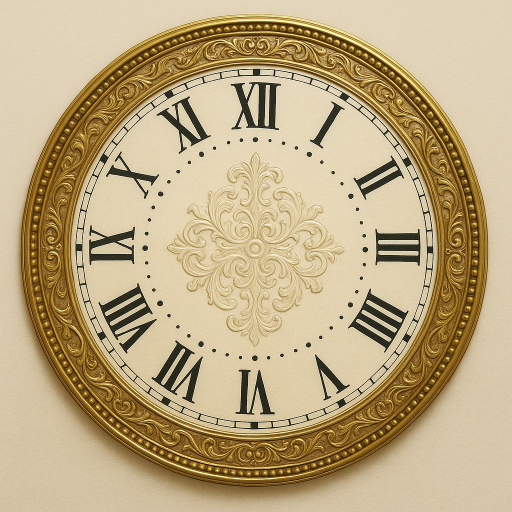
#> input picture clock_face.png, 1024 x 1024 px (shown at 1/2 size)
$ python clock_pil.py
#> lines starting #> are read from the running program, lines starting #| are printed output that depends on the picture
import tkinter as tk
import numpy as np
from PIL import Image, ImageTk


class ClockGUI:
    def __init__(self, root):
        self.root = root
        self.root.title("Clock")

        # Load clock face and determine window size
        self.clock_face = Image.open('clock_face.png')
#> self.clock_face is the input picture: PIL image 1024x1024 RGB; mean R, G, B 188.5, 168.2, 129
        self.face_width, self.face_height = self.clock_face.size
#> self.face_width = 1024; self.face_height = 1024
        self.face_center = (512, 497)

        # Load and extract hands from clock_hands.png
        hands_image = Image.open('clock_hands.png')
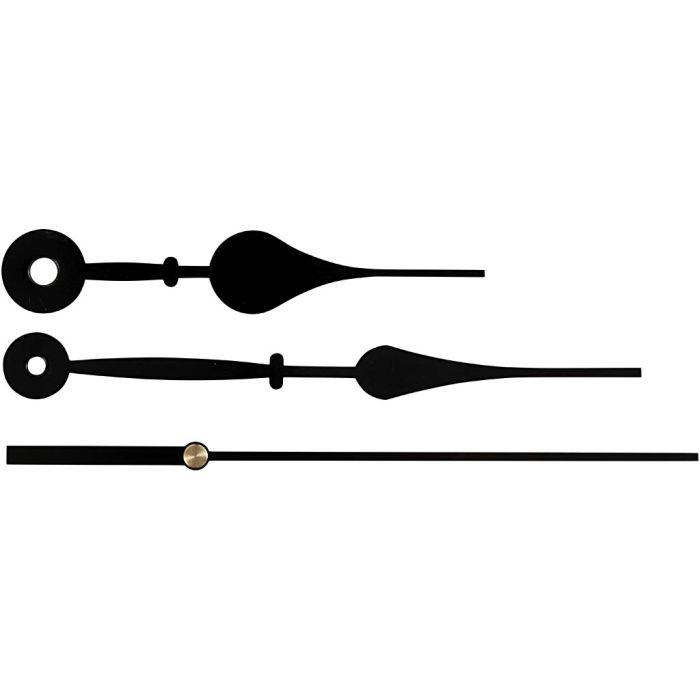
#> input picture clock_hands.png, 700 x 700 px
#> hands_image is the input picture: PIL image 700x700 RGBA; mean R, G, B, A 229, 228.9, 228.9, 19.2

        scale_factor = 0.6

        # Extract hour hand: center at (44, 272), y range 225-320
        hour_hand_orig = hands_image.crop((0, 225, hands_image.width, 320))
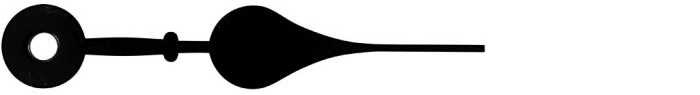
#> hour_hand_orig: PIL image 700x95 RGBA; mean R, G, B, A 181.3, 181.3, 181.1, 58.6; transparent parts drawn white
        hour_center_orig = (44, 272 - 225)  # Adjust y for cropped image
        self.hour_hand = hour_hand_orig.resize(
            (int(hour_hand_orig.width * scale_factor), int(hour_hand_orig.height * scale_factor)),
            Image.BICUBIC
        )
        self.hour_center = (int(hour_center_orig[0] * scale_factor), int(hour_center_orig[1] * scale_factor))

        # Extract minute hand: center at (36, 365), y range 330-402
        minute_hand_orig = hands_image.crop((0, 330, hands_image.width, 402))
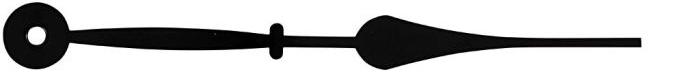
#> minute_hand_orig: PIL image 700x72 RGBA; mean R, G, B, A 159.8, 159.5, 160.1, 69.6; transparent parts drawn white
        minute_center_orig = (36, 365 - 330)
        self.minute_hand = minute_hand_orig.resize(
            (int(minute_hand_orig.width * scale_factor), int(minute_hand_orig.height * scale_factor)),
            Image.BICUBIC
        )
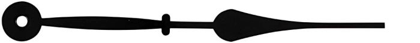
#> self.minute_hand: PIL image 420x43 RGBA; mean R, G, B, A 0.3, 0.7, 0.5, 69.7; transparent parts drawn white
        self.minute_center = (int(minute_center_orig[0] * scale_factor), int(minute_center_orig[1] * scale_factor))

        # Extract second hand: center at (196, 456), y range 437-472
        second_hand_orig = hands_image.crop((0, 437, hands_image.width, 472))
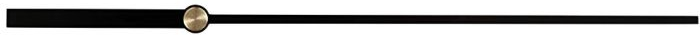
#> second_hand_orig: PIL image 700x35 RGBA; mean R, G, B, A 133.4, 132.7, 131.9, 81.3; transparent parts drawn white
        second_center_orig = (196, 456 - 437)
        self.second_hand = second_hand_orig.resize(
            (int(second_hand_orig.width * scale_factor), int(second_hand_orig.height * scale_factor)),
            Image.BICUBIC
        )
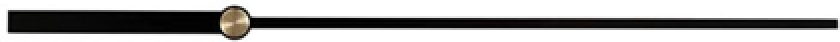
#> self.second_hand: PIL image 420x21 RGBA (shown 2 times larger); mean R, G, B, A 5.8, 4.4, 2.1, 81.5; transparent parts drawn white
        self.second_center = (int(second_center_orig[0] * scale_factor), int(second_center_orig[1] * scale_factor))

        # Create canvas with exact image size
        self.canvas = tk.Canvas(root, width=self.face_width, height=self.face_height,
                                highlightthickness=0)
        self.canvas.pack()

        # Hand angles (in degrees, 0 is pointing right, increases counter-clockwise)
        self.hour_angle = 0
        self.minute_angle = 0
        self.second_angle = 0

        self.draw_clock()

    def draw_clock(self):
        # Start with the clock face
        result = self.clock_face.copy()

        # Draw each hand by creating a full-size layer, positioning the hand,
        # rotating around the clock center, and compositing
        result = self._composite_hand(result, self.hour_hand, self.hour_center, self.hour_angle)
        result = self._composite_hand(result, self.minute_hand, self.minute_center, self.minute_angle)
        result = self._composite_hand(result, self.second_hand, self.second_center, self.second_angle)

        # Convert to PhotoImage and display
        self.photo = ImageTk.PhotoImage(result)
        self.canvas.delete('all')
        self.canvas.create_image(0, 0, image=self.photo, anchor=tk.NW)

    def _composite_hand(self, base_image, hand_image, hand_center, angle):
        """Rotate a hand and composite it onto the base image.

        Args:
            base_image: The image to composite onto
            hand_image: The hand image (pointing right)
            hand_center: The rotation center point in the hand image
            angle: Angle in degrees (0 = 12 o'clock, clockwise)
        """
#> called with hand_center = (26, 28), angle = 0
        # Create a transparent layer the same size as the clock face
        layer = Image.new('RGBA', (self.face_width, self.face_height), (0, 0, 0, 0))
#> layer: PIL image 1024x1024 RGBA; every value is 0

        # Calculate where to paste the hand so its center point is at the clock face center
        paste_x = self.face_center[0] - hand_center[0]
        paste_y = self.face_center[1] - hand_center[1]

        # Paste the hand onto the layer
        layer.paste(hand_image, (paste_x, paste_y), hand_image)
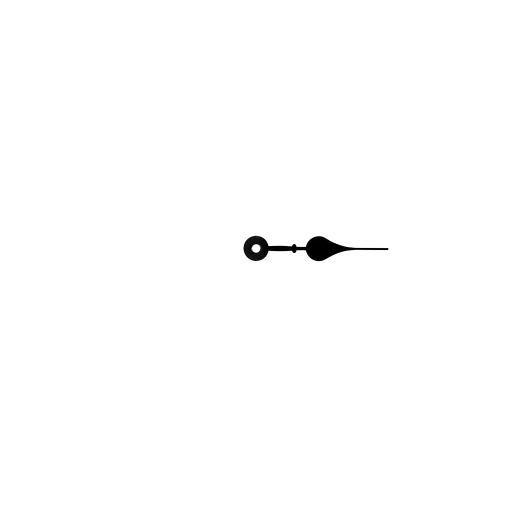
#> layer: PIL image 1024x1024 RGBA (shown at 1/2 size); mean R, G, B, A 0, 0, 0, 1.3; transparent parts drawn white

        # Rotate the entire layer around the clock center
        # Hands point right (3 o'clock), so we need to rotate by (90 - angle)
        # PIL rotates counter-clockwise, and we want clockwise, so negate
        rotation_angle = -(angle - 90)

        rotated_layer = layer.rotate(
            rotation_angle,
            center=self.face_center,
            resample=Image.BICUBIC
        )

        # Composite onto the base image
        base_image = Image.alpha_composite(base_image.convert('RGBA'), rotated_layer)

        return base_image

    def set_hand_angles(self, hour=None, minute=None, second=None):
        """Set the angles of the clock hands.

        Args:
            hour: Angle for hour hand (0-360 degrees, 0 is at 12 o'clock, clockwise)
            minute: Angle for minute hand (0-360 degrees, 0 is at 12 o'clock, clockwise)
            second: Angle for second hand (0-360 degrees, 0 is at 12 o'clock, clockwise)
        """
        if hour is not None:
            self.hour_angle = hour
        if minute is not None:
            self.minute_angle = minute
        if second is not None:
            self.second_angle = second

        self.draw_clock()


if __name__ == '__main__':
    root = tk.Tk()
    clock = ClockGUI(root)

    # Example: Set clock to different angles
    clock.set_hand_angles(hour=0, minute=30, second=60)

    # root.mainloop()
